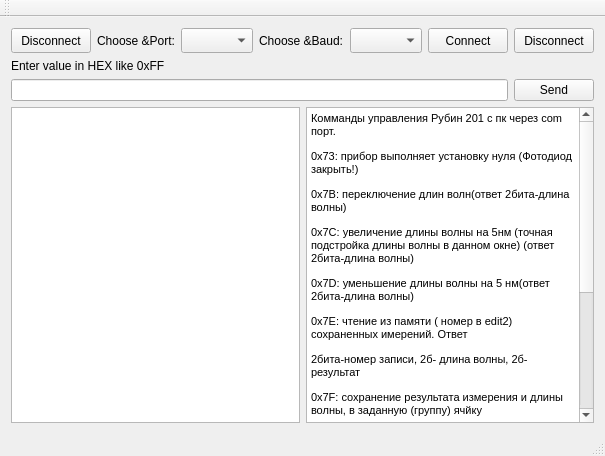
<?xml version="1.0" encoding="UTF-8"?>
<ui version="4.0">
 <class>MainWindow</class>
 <widget class="QMainWindow" name="MainWindow">
  <property name="geometry">
   <rect>
    <x>0</x>
    <y>0</y>
    <width>597</width>
    <height>456</height>
   </rect>
  </property>
  <property name="windowTitle">
   <string>MainWindow</string>
  </property>
  <widget class="QWidget" name="centralWidget">
   <layout class="QVBoxLayout" name="verticalLayout">
    <item>
     <layout class="QHBoxLayout" name="horizontalLayout_2">
      <item>
       <widget class="QPushButton" name="pushDisconnect_2">
        <property name="minimumSize">
         <size>
          <width>0</width>
          <height>25</height>
         </size>
        </property>
        <property name="text">
         <string>Disconnect</string>
        </property>
       </widget>
      </item>
      <item>
       <widget class="QLabel" name="labelCoosePort">
        <property name="text">
         <string>Choose &amp;Port:</string>
        </property>
       </widget>
      </item>
      <item>
       <widget class="QComboBox" name="comboChoosePort">
        <property name="minimumSize">
         <size>
          <width>0</width>
          <height>25</height>
         </size>
        </property>
       </widget>
      </item>
      <item>
       <widget class="QLabel" name="labelChooseBaud">
        <property name="text">
         <string>Choose &amp;Baud:</string>
        </property>
       </widget>
      </item>
      <item>
       <widget class="QComboBox" name="comboChooseBaud">
        <property name="minimumSize">
         <size>
          <width>0</width>
          <height>25</height>
         </size>
        </property>
       </widget>
      </item>
      <item>
       <widget class="QPushButton" name="pushConnect">
        <property name="minimumSize">
         <size>
          <width>0</width>
          <height>25</height>
         </size>
        </property>
        <property name="text">
         <string>Connect</string>
        </property>
       </widget>
      </item>
      <item>
       <widget class="QPushButton" name="pushDisconnect">
        <property name="minimumSize">
         <size>
          <width>0</width>
          <height>25</height>
         </size>
        </property>
        <property name="text">
         <string>Disconnect</string>
        </property>
       </widget>
      </item>
     </layout>
    </item>
    <item>
     <widget class="QLabel" name="labelEnterValue">
      <property name="text">
       <string>Enter value in HEX like 0xFF</string>
      </property>
     </widget>
    </item>
    <item>
     <layout class="QHBoxLayout" name="horizontalLayout">
      <item>
       <widget class="QLineEdit" name="lineEnterValue"/>
      </item>
      <item>
       <widget class="QPushButton" name="pushSend">
        <property name="text">
         <string>Send</string>
        </property>
       </widget>
      </item>
     </layout>
    </item>
    <item>
     <layout class="QHBoxLayout" name="horizontalLayout_3">
      <item>
       <widget class="QTextEdit" name="textEditConsole"/>
      </item>
      <item>
       <widget class="QTextEdit" name="RUBINinfoConsole">
        <property name="html">
         <string>&lt;!DOCTYPE HTML PUBLIC &quot;-//W3C//DTD HTML 4.0//EN&quot; &quot;http://www.w3.org/TR/REC-html40/strict.dtd&quot;&gt;
&lt;html&gt;&lt;head&gt;&lt;meta name=&quot;qrichtext&quot; content=&quot;1&quot; /&gt;&lt;style type=&quot;text/css&quot;&gt;
p, li { white-space: pre-wrap; }
&lt;/style&gt;&lt;/head&gt;&lt;body style=&quot; font-family:'MS Shell Dlg 2'; font-size:8.25pt; font-weight:400; font-style:normal;&quot;&gt;
&lt;p style=&quot; margin-top:12px; margin-bottom:0px; margin-left:0px; margin-right:0px; -qt-block-indent:0; text-indent:0px;&quot;&gt;&lt;span style=&quot; font-size:8pt;&quot;&gt;Комманды управления Рубин 201 с пк через com порт.&lt;/span&gt;&lt;/p&gt;
&lt;p style=&quot; margin-top:12px; margin-bottom:0px; margin-left:0px; margin-right:0px; -qt-block-indent:0; text-indent:0px;&quot;&gt;&lt;span style=&quot; font-size:8pt;&quot;&gt;0x73: прибор выполняет установку нуля (Фотодиод закрыть!)&lt;/span&gt;&lt;/p&gt;
&lt;p style=&quot; margin-top:12px; margin-bottom:0px; margin-left:0px; margin-right:0px; -qt-block-indent:0; text-indent:0px;&quot;&gt;&lt;span style=&quot; font-size:8pt;&quot;&gt;0x7B: переключение длин волн(ответ 2бита-длина волны)&lt;/span&gt;&lt;/p&gt;
&lt;p style=&quot; margin-top:12px; margin-bottom:0px; margin-left:0px; margin-right:0px; -qt-block-indent:0; text-indent:0px;&quot;&gt;&lt;span style=&quot; font-size:8pt;&quot;&gt;0x7C: увеличение длины волны на 5нм (точная подстройка длины волны в данном окне) (ответ 2бита-длина волны)&lt;/span&gt;&lt;/p&gt;
&lt;p style=&quot; margin-top:12px; margin-bottom:0px; margin-left:0px; margin-right:0px; -qt-block-indent:0; text-indent:0px;&quot;&gt;&lt;span style=&quot; font-size:8pt;&quot;&gt;0x7D: уменьшение длины волны на 5 нм(ответ 2бита-длина волны)&lt;/span&gt;&lt;/p&gt;
&lt;p style=&quot; margin-top:12px; margin-bottom:0px; margin-left:0px; margin-right:0px; -qt-block-indent:0; text-indent:0px;&quot;&gt;&lt;span style=&quot; font-size:8pt;&quot;&gt;0x7E: чтение из памяти ( номер в edit2) сохраненных имерений. Ответ&lt;/span&gt;&lt;/p&gt;
&lt;p style=&quot; margin-top:12px; margin-bottom:0px; margin-left:0px; margin-right:0px; -qt-block-indent:0; text-indent:0px;&quot;&gt;&lt;span style=&quot; font-size:8pt;&quot;&gt;2бита-номер записи, 2б- длина волны, 2б-результат&lt;/span&gt;&lt;/p&gt;
&lt;p style=&quot; margin-top:12px; margin-bottom:0px; margin-left:0px; margin-right:0px; -qt-block-indent:0; text-indent:0px;&quot;&gt;&lt;span style=&quot; font-size:8pt;&quot;&gt;0x7F: сохранение результата измерения и длины волны, в заданную (группу) ячйку&lt;/span&gt;&lt;/p&gt;
&lt;p style=&quot; margin-top:12px; margin-bottom:0px; margin-left:0px; margin-right:0px; -qt-block-indent:0; text-indent:0px;&quot;&gt;&lt;span style=&quot; font-size:8pt;&quot;&gt;0x82: произвести измерение, ответ 2б- измерения, 1б- знак,1б – (дБ/дБм), 2б-значение MRef&lt;/span&gt;&lt;/p&gt;
&lt;p style=&quot; margin-top:12px; margin-bottom:0px; margin-left:0px; margin-right:0px; -qt-block-indent:0; text-indent:0px;&quot;&gt;&lt;span style=&quot; font-size:8pt;&quot;&gt;0x83: перевод в режим ref-&amp;gt;mref-&amp;gt;выход;&lt;/span&gt;&lt;/p&gt;
&lt;p style=&quot; margin-top:12px; margin-bottom:0px; margin-left:0px; margin-right:0px; -qt-block-indent:0; text-indent:0px;&quot;&gt;&lt;span style=&quot; font-size:8pt;&quot;&gt;0x84: уменьшить значение mref, ответ 2б– значение mref&lt;/span&gt;&lt;/p&gt;
&lt;p style=&quot; margin-top:12px; margin-bottom:0px; margin-left:0px; margin-right:0px; -qt-block-indent:0; text-indent:0px;&quot;&gt;&lt;span style=&quot; font-size:8pt;&quot;&gt;0x85: увеличить значение mref ответ 2б– значение mref&lt;/span&gt;&lt;/p&gt;
&lt;p style=&quot; margin-top:12px; margin-bottom:0px; margin-left:0px; margin-right:0px; -qt-block-indent:0; text-indent:0px;&quot;&gt;&lt;span style=&quot; font-size:8pt;&quot;&gt;0x86: вкл/выкл режима автораспознование длины волны&lt;/span&gt;&lt;/p&gt;
&lt;p style=&quot; margin-top:12px; margin-bottom:0px; margin-left:0px; margin-right:0px; -qt-block-indent:0; text-indent:0px;&quot;&gt;&lt;span style=&quot; font-size:8pt;&quot;&gt;0x87: команда на стирание сохраненных рез-ов в памяти в выбранной ячейке &lt;/span&gt;&lt;/p&gt;&lt;/body&gt;&lt;/html&gt;</string>
        </property>
       </widget>
      </item>
     </layout>
    </item>
   </layout>
  </widget>
  <widget class="QMenuBar" name="menuBar">
   <property name="geometry">
    <rect>
     <x>0</x>
     <y>0</y>
     <width>597</width>
     <height>21</height>
    </rect>
   </property>
  </widget>
  <widget class="QToolBar" name="mainToolBar">
   <attribute name="toolBarArea">
    <enum>TopToolBarArea</enum>
   </attribute>
   <attribute name="toolBarBreak">
    <bool>false</bool>
   </attribute>
  </widget>
  <widget class="QStatusBar" name="statusBar"/>
 </widget>
 <layoutdefault spacing="6" margin="11"/>
 <resources/>
 <connections/>
</ui>
